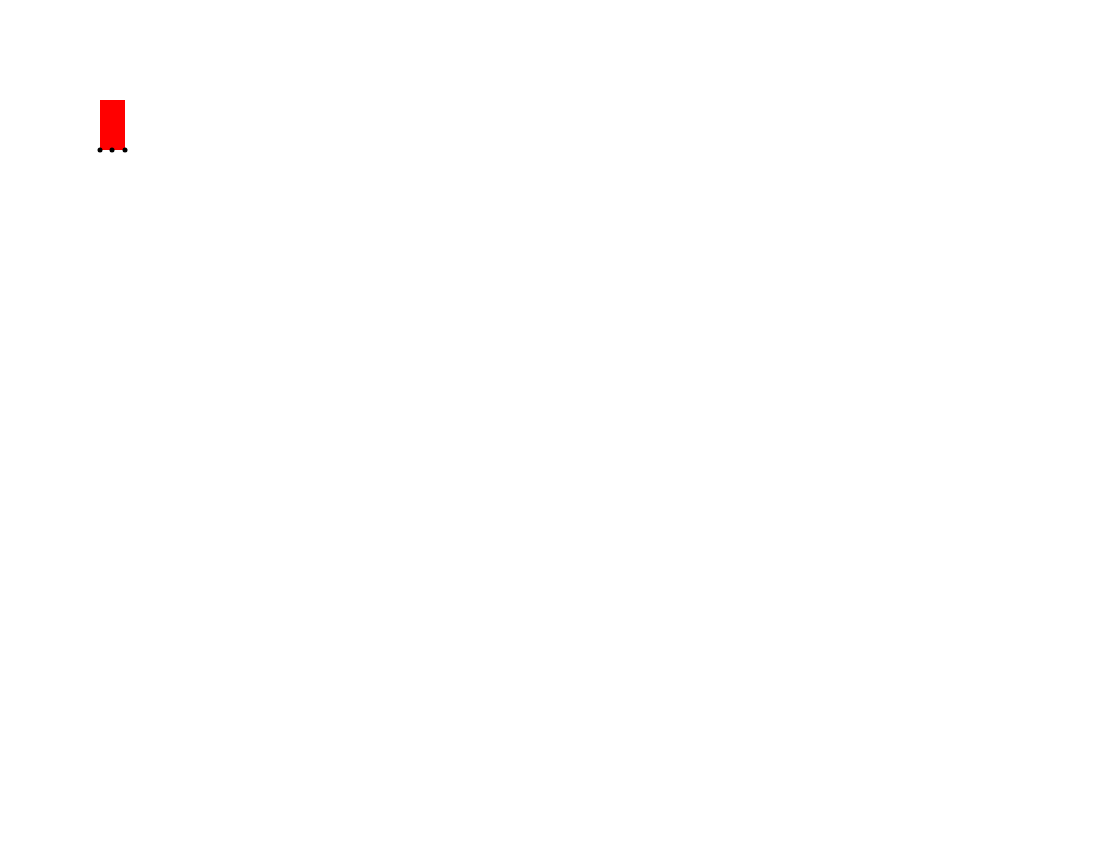
Frame 1 (no input)
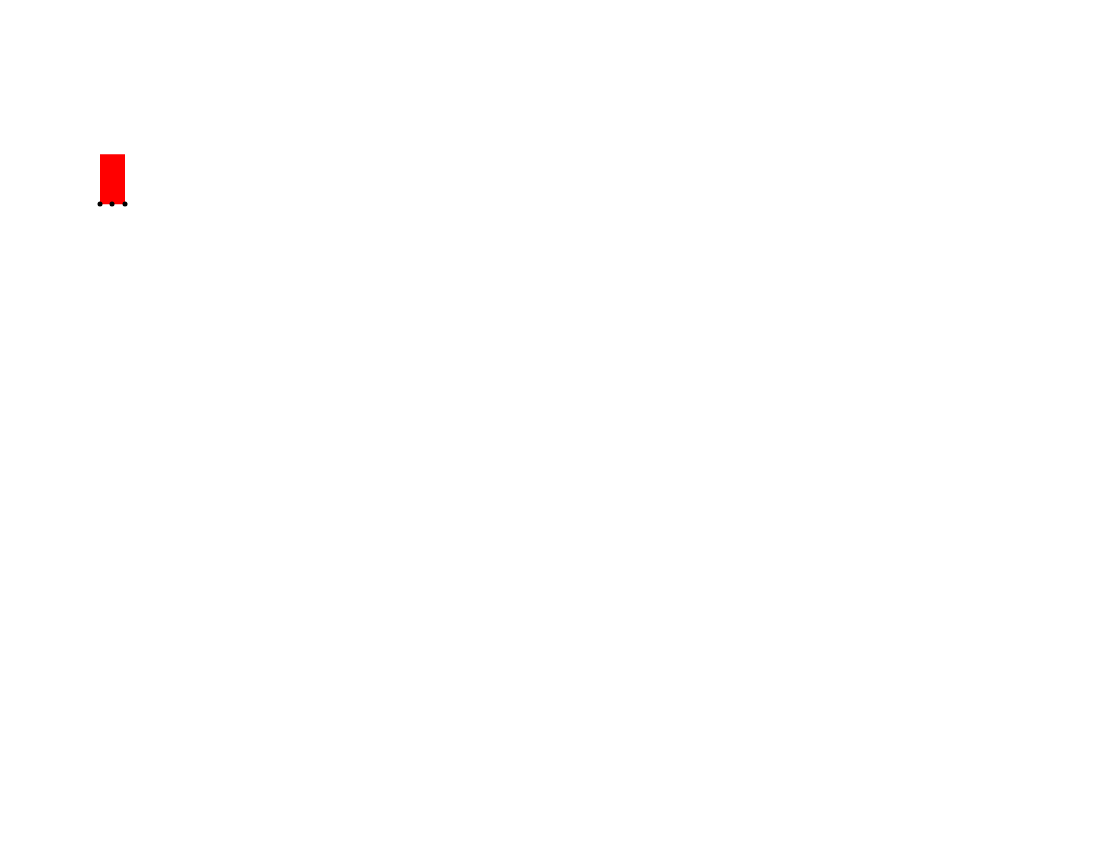
Frame 60 (no input)
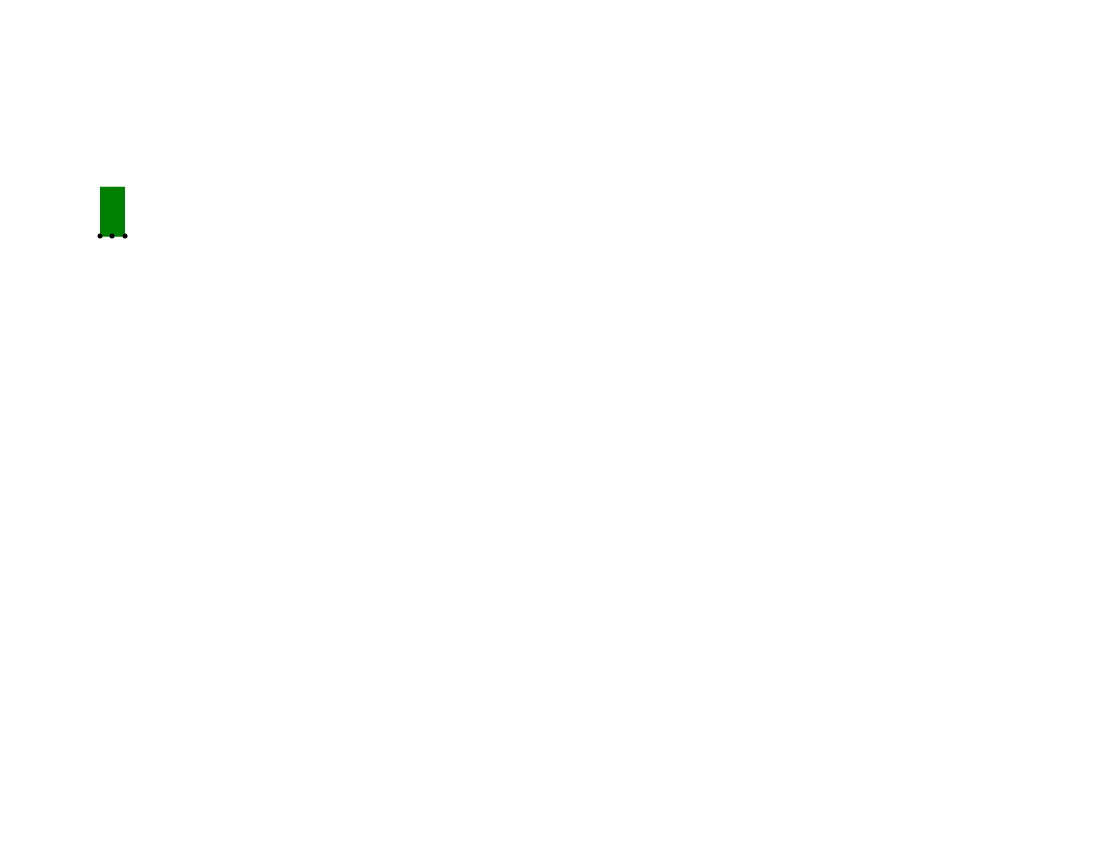
Frame 120 (the mouse pressed at the canvas centre since frame 60)

The p5.js sketch that drew these frames (run headless with seeded random() and noise() and a simulated clock; from frame 60 on, the mouse is pressed at the canvas centre):

// p5.js sketch
// ── sketch.js
const average = array => array.reduce((a, b) => a + b) / array.length;
const IN = 100
const SIZE = [11 * IN, 8.5 * IN]
const PROJECTED = true;

let mouseDown = false;
let lastPos = null;

const KEYS = {}

function raycast(p, dir){
  let currentColor = get(p[0], p[1])[0];
  let count = 0;
  for (; currentColor == 255; currentColor = get(p[0], p[1])[0]) {
    count++;
    p[0] += dir[0];
    p[1] += dir[1];
    if (p[1] >= SIZE[1]){
      break;
    }
  }
  
  return [p, count];
}

const player = {
  x: 1 * IN,
  y: 1 * IN,
  w: IN/4,
  h: IN/2,
  vx: 0,
  vy: 0,
  ax: 0,
  ay: 0,
  grounded: false,
  update: function(dt){
    this.ay = 0;
    this.ax = 0;
    
    
    const points = this.getPOI();
    
    const distances = points.map(p => {
      const cast = raycast([...p], [0, 1]);
      stroke("red");
      strokeWeight(5)
      point(...cast[0]);
      return cast[1];
    });
    
    const up = points.map(p => {
      const cast = raycast([...p], [0, -1]);
      stroke("blue");
      strokeWeight(5)
      point(...cast[0]);
      return cast[1];
    });
    
    const middleDist = min(...distances)
    
    if (middleDist > 1) {
    } else {
      this.vy = 0;
    }
    
    if (middleDist == 1) {
      if (this.vy > 0){
        this.vy = 0;
      }
      this.grounded = true;
    } else if (middleDist > 1) {
      this.grounded = false;
      this.ay += 64 * IN * dt;
    } else if (middleDist == 0) {
      this.grounded = true;
      const correction = min(...up);
      
      if (correction < IN){
        this.y -= correction;
      }
    }
    
    if (KEYS[39]){
      this.ax += 64 * IN * dt;
    }
    
        
    if (KEYS[37]){
      this.ax -= 64 * IN * dt;
    }
    
    if (this.grounded) {
      this.vx *= 1 - (0.94 * dt);
    }
    
    this.vx += this.ax * dt;
    this.vy += this.ay * dt;
    this.x += this.vx * dt;
    this.y += this.vy * dt;
    
  },
  getPOI: function() {
    const points = [
      [this.x, this.y + this.h],
      [this.x + this.w/2, this.y + this.h],
      [this.x + this.w, this.y + this.h]
    ]
    
    for (const p of points){
      for (const i in p){
        p[i] = Math.floor(p[i])
      }
    }
    
    return points;
  },
  render: function() {
    fill(this.grounded ? "green" : "red");
    noStroke()
    rect(this.x, this.y, this.w, this.h)
    
    const points = this.getPOI();

    for (const p of points){
      stroke(0);
      strokeWeight(5)
      point(...p)
    }
  }
}

function setup() {
  createCanvas(...SIZE);
  background(255);
  frameRate(60);
}

function mousePressed() {
  lastPos = null;
  mouseDown = true;
}

function mouseReleased() {
  lastPos = null;
  mouseDown = false;
}

function keyPressed() {
  KEYS[keyCode] = true;
}
function keyReleased() {
  KEYS[keyCode] = false;
}

function draw() {
  background(255);
  
  stroke(0);
  strokeWeight(IN/4);
  
  line(0.5 * IN, 2.5 * IN, 2 * IN, 2.5 * IN);
  
  line(2.0 * IN, 2.5 * IN, 4 * IN, 4.5 * IN);
//   if (mouseDown) {
//     fill(0)
//     stroke(0);
//     strokeWeight(IN/4)
//     if (lastPos != null){
//       line(...lastPos, mouseX, mouseY);
//     }
//     lastPos = [mouseX, mouseY]
    
//     noStroke()
//     circle(mouseX, mouseY, IN/4)
//   }
  
  //
  loadPixels();
  
  player.update(deltaTime/1000);
  
  if (PROJECTED) background(255);
  
  player.render();
}
